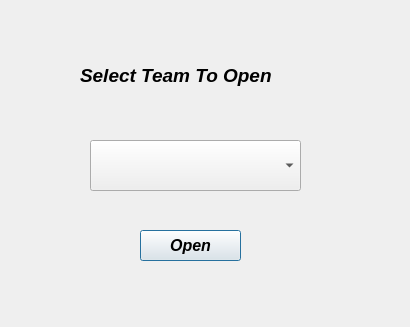
<?xml version="1.0" encoding="UTF-8"?>
<ui version="4.0">
 <class>Dialog</class>
 <widget class="QDialog" name="Dialog">
  <property name="geometry">
   <rect>
    <x>0</x>
    <y>0</y>
    <width>410</width>
    <height>327</height>
   </rect>
  </property>
  <property name="windowTitle">
   <string>Dialog</string>
  </property>
  <widget class="QLabel" name="label">
   <property name="geometry">
    <rect>
     <x>80</x>
     <y>60</y>
     <width>241</width>
     <height>31</height>
    </rect>
   </property>
   <property name="font">
    <font>
     <family>Arial</family>
     <pointsize>14</pointsize>
     <weight>75</weight>
     <italic>true</italic>
     <bold>true</bold>
    </font>
   </property>
   <property name="text">
    <string>Select Team To Open</string>
   </property>
  </widget>
  <widget class="QPushButton" name="openbtn">
   <property name="geometry">
    <rect>
     <x>140</x>
     <y>230</y>
     <width>101</width>
     <height>31</height>
    </rect>
   </property>
   <property name="font">
    <font>
     <family>Arial</family>
     <pointsize>12</pointsize>
     <weight>75</weight>
     <italic>true</italic>
     <bold>true</bold>
    </font>
   </property>
   <property name="text">
    <string>Open</string>
   </property>
  </widget>
  <widget class="QComboBox" name="open_cb">
   <property name="geometry">
    <rect>
     <x>90</x>
     <y>140</y>
     <width>211</width>
     <height>51</height>
    </rect>
   </property>
  </widget>
 </widget>
 <resources/>
 <connections/>
</ui>
